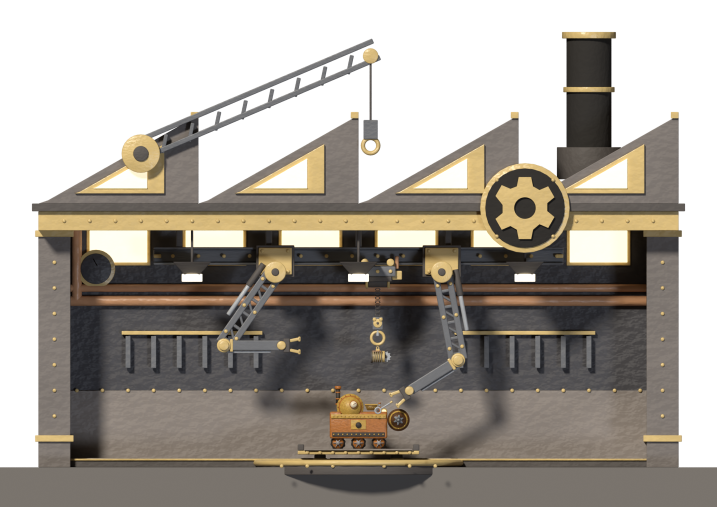
#> input picture docs/art/workshop/showcase.front.png, 1434 x 1014 px (shown at 1/2 size)
$ python sheet_showcase.py
#> lines starting #> are read from the running program, lines starting #| are printed output that depends on the picture
"""
The review sheets and clips cut from render_showcase.py's output (#182): the pieces sheet labelled
by row, in colour and grayscale; the showcase front view in grayscale and at the #173 phone's
density; one GIF per upgrade row from its ten clip frames, with the landing frames held; and a
motion strip of every row's frames. Needs Pillow; run after the Blender renders:

    python3 docs/art/workshop/sheet_showcase.py
"""

import os
import shutil

from PIL import Image, ImageDraw, ImageOps

HERE = os.path.dirname(os.path.abspath(__file__))
ROWS = ('drill_power', 'drill_tip', 'engine', 'boiler', 'cargo_hold', 'hull', 'gun', 'blasting_charges', 'casing')
BACKGROUND = (18, 14, 13)
LABEL = (214, 196, 160)
PIECES_PX_PER_M = 384
PIECE_PITCH_M = 0.8
# The render frames the pieces with 0.2 m to spare; the first column stands 0.11 m right of its edge.
PIECES_LEFT_EDGE_M = -0.31
SHOWCASE_PX_PER_M = 128
# The #173 reference phone shows 390 CSS px over the 12 m default zoom.
PHONE_PX_PER_M = 390 / 12
FRAME_MS = 140
HOLD_MS = 420
# Cycles grain compresses badly as GIF, so the clips are shrunk and quantized to stay small.
GIF_WIDTH = 320
GIF_COLOURS = 128
STRIP_FRAME_WIDTH = 180


def main():
    """Each sheet is cut from its render when that render is present, so a partial re-render works."""
    if os.path.exists(os.path.join(HERE, 'pieces.sheet.raw.png')):
        write_pieces_sheet()
    if os.path.exists(os.path.join(HERE, 'showcase.front.png')):
        write_showcase_variants()
#> in write_showcase_variants, front is the input picture: PIL image 1434x1014 RGBA; mean R, G, B, A 76.2, 70.3, 62.4, 165.8
    if os.path.isdir(os.path.join(HERE, 'clips')):
        write_clips()


# [12 lines left out: function write_pieces_sheet, not called in this run]


def write_showcase_variants():
    front = Image.open(os.path.join(HERE, 'showcase.front.png')).convert('RGBA')
    ImageOps.grayscale(flatten(front)).save(output_path('showcase.front-gray.png'))
#> in flatten, `background = Image.new('RGBA', image.size, BACKGROUND + (255,))`:
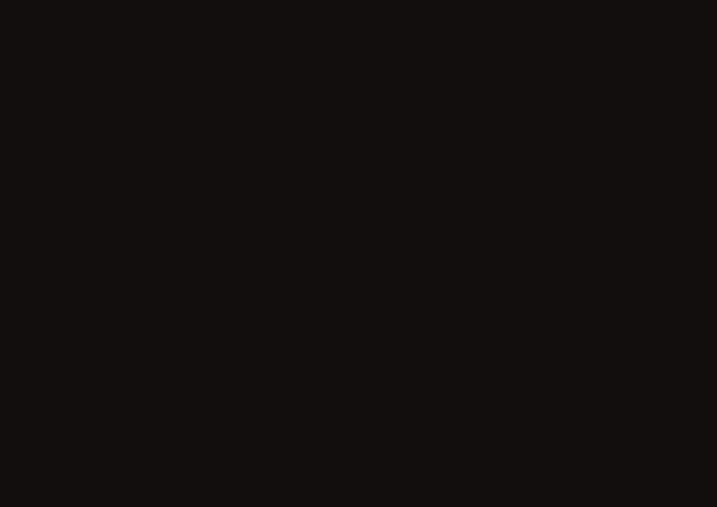
#> background: PIL image 1434x1014 RGBA (shown at 1/2 size); mean R, G, B, A 18, 14, 13, 255
#> in flatten, `background.alpha_composite(image)`:
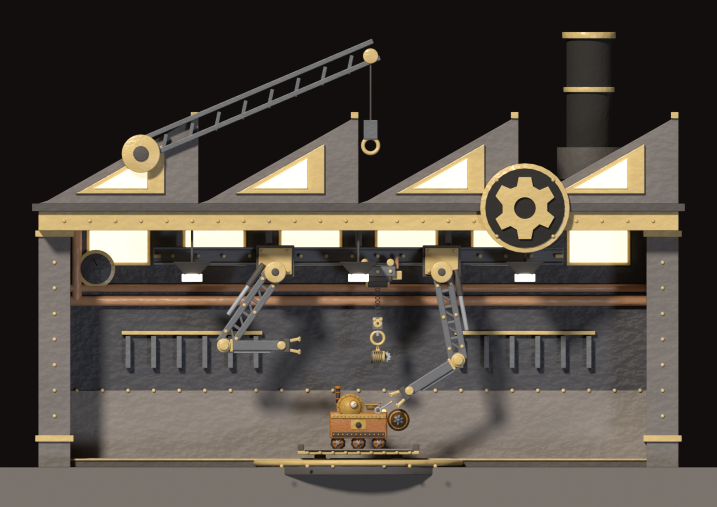
#> background: PIL image 1434x1014 RGBA (shown at 1/2 size); mean R, G, B, A 82, 74.7, 66.5, 255
    scale = PHONE_PX_PER_M / SHOWCASE_PX_PER_M
    phone = flatten(front.resize((round(front.width * scale), round(front.height * scale)), Image.LANCZOS))
    phone.save(output_path('showcase.phone.png'))
    ImageOps.grayscale(phone).save(output_path('showcase.phone-gray.png'))


# [38 lines left out: functions write_clips, read_frames, gif_frame_of, strip_of, not called in this run]


def flatten(image):
    background = Image.new('RGBA', image.size, BACKGROUND + (255,))
    background.alpha_composite(image)
    return background.convert('RGB')


def output_path(name):
    return os.path.join(HERE, name)


if __name__ == '__main__':
    main()
#> in write_showcase_variants, `ImageOps.grayscale(flatten(front)).save(output_path('showcase.front-gr..`:
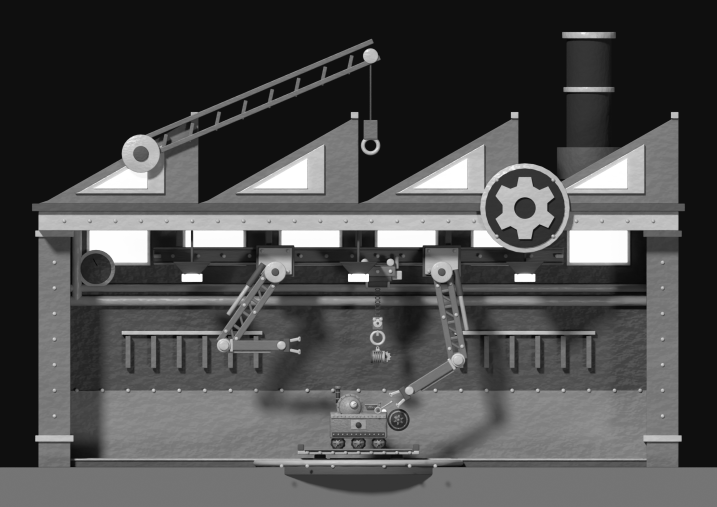
#> saved as showcase.front-gray.png: PIL image 1434x1014 L (shown at 1/2 size); min 1, max 255, mean 75.9
#> in flatten (call 2), `background = Image.new('RGBA', image.size, BACKGROUND + (255,))`:
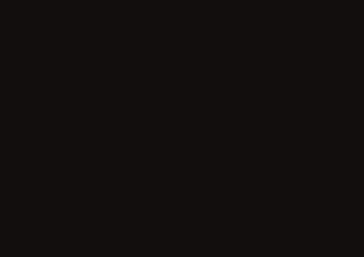
#> background: PIL image 364x257 RGBA; mean R, G, B, A 18, 14, 13, 255
#> in flatten (call 2), `background.alpha_composite(image)`:
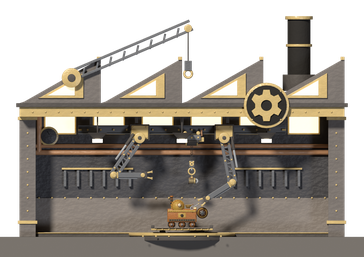
#> image: PIL image 364x257 RGBA; mean R, G, B, A 78.6, 72.5, 64.4, 165.8; transparent parts drawn white
#> in flatten (call 2), `background.alpha_composite(image)`:
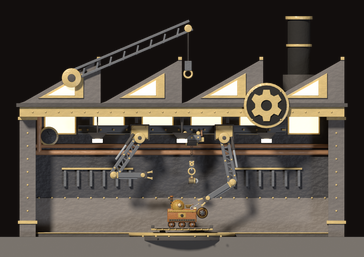
#> background: PIL image 364x257 RGBA; mean R, G, B, A 82, 74.7, 66.6, 255
#> in write_showcase_variants, `ImageOps.grayscale(phone).save(output_path('showcase.phone-gray.png'))`:
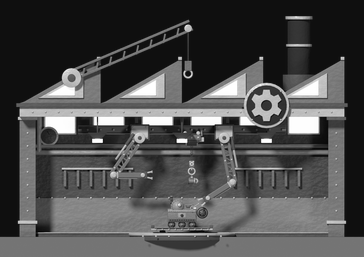
#> saved as showcase.phone-gray.png: PIL image 364x257 L; min 0, max 255, mean 76

$ run again, with docs/art/workshop/showcase.three-quarter.png copied over docs/art/workshop/showcase.front.png
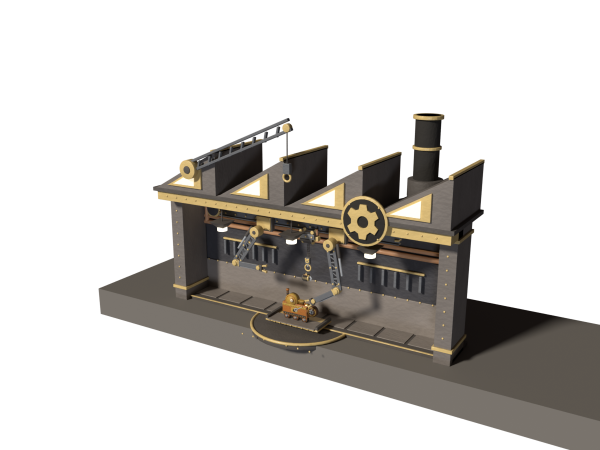
#> input picture docs/art/workshop/showcase.three-quarter.png, 1200 x 900 px (shown at 1/2 size)
#> in write_showcase_variants, front is the input picture: PIL image 1200x900 RGBA; mean R, G, B, A 32.6, 29.9, 26.6, 82.6
#> in flatten (call 2), `background.alpha_composite(image)`:
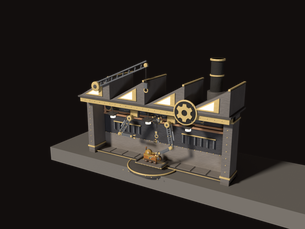
#> background: PIL image 305x229 RGBA; mean R, G, B, A 44.2, 38.9, 34.9, 255
#> in write_showcase_variants, `ImageOps.grayscale(phone).save(output_path('showcase.phone-gray.png'))`:
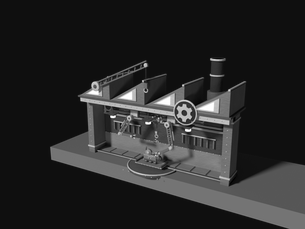
#> saved as showcase.phone-gray.png: PIL image 305x229 L; min 0, max 255, mean 40
